Frame 1 (no input): blank canvas, image omitted
Frame 60 (the mouse pressed at the canvas centre just before this capture): blank canvas, image omitted
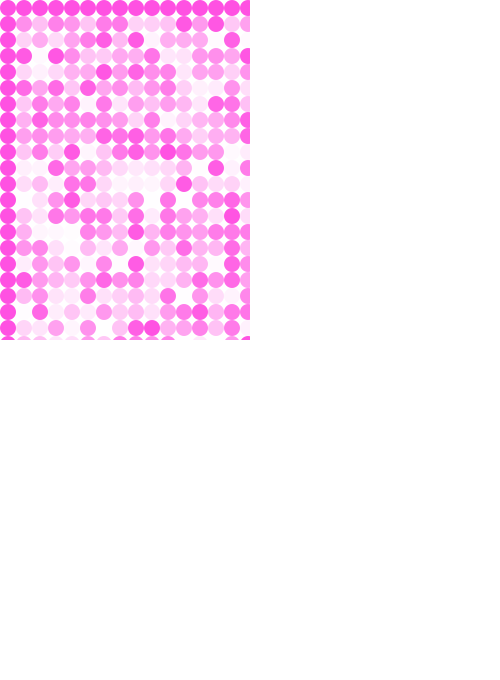
Frame 120 (the mouse held since frame 60 and released just before this capture)

The Processing sketch whose frames 1 and 60 were blank and that drew this single picture after the mouse press (run headless with seeded random() and noise(); from frame 60 on, the mouse is pressed at the canvas centre):

// Processing sketch: Assignment_1
// ── Assignment_1.pde

int rad = 16;
int[][]alpha;
void setup(){
  size(500,680);
  alpha = new int[width/rad + 1][height/rad +1];
  for(int i = 0; i < alpha.length; i++){
     for(int j = 0; j < alpha[0].length; j++){
       alpha[i][j] = 255;
     }
  }
  for(int i = 2; i < alpha.length-1; i++){
     for(int j = 2; j < alpha[0].length-1; j++){
       alpha[i][j] = (int)random(255);
     }
  }
}


void draw(){
  background(255);
  noStroke();
 
  for(int i = 0; i < width/rad + 1; i++){
    for(int j = 0; j < height/rad+1; j++){
      //double a = random(1);
      fill(encodeColor(255, 81, 226,(int)(alpha[i][j])));
      ellipse(i*rad-rad/2, j*rad-rad/2, rad,rad); 
    }
  }
  fill(255);
  rect(mouseX, 0, width, height);
  rect(0, mouseY, width, height);
}
public int encodeColor(int r, int g, int b, int a) {
  int c = 0;
  c += r<<16; //left shift by 16 for red channel
  c += g<<8; //left shift by 8 for green channel
  c += b;  //blue channel 
  c+= a << 24; //set alpha channel to 255
  return c;
}
